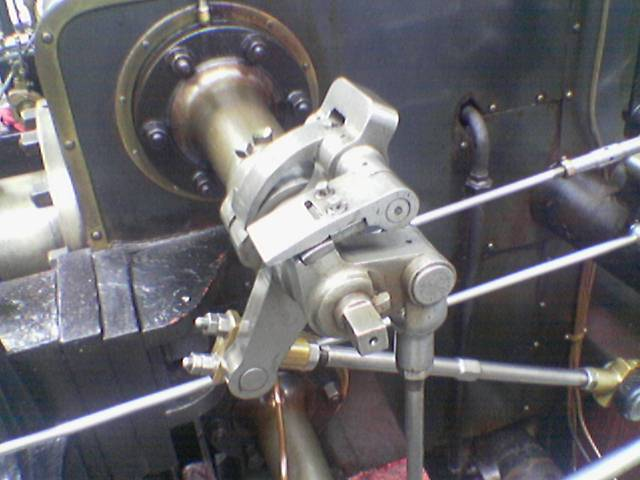
//> input picture 3주차 실습 자료/gear.jpg, 640 x 480 px
$ ./week3_hw1   (built with g++ and OpenCV 4)
//> lines starting //> are read from the running program, lines starting //| are printed output that depends on the picture; after the words box and inside, x2 and y2 are one past the last pixel; in counts of white or black regions, pixels touching at a corner belong together


#include <iostream>
#include<vector>
#include "opencv2/core/core.hpp" // Mat class와 각종 data structure 및 산술 루틴을 포함하는 헤더
#include "opencv2/highgui/highgui.hpp" // GUI와 관련된 요소를 포함하는 헤더(imshow 등)
#include "opencv2/imgproc/imgproc.hpp" // 각종 이미지 처리 함수를 포함하는 헤더
using namespace cv;
using namespace std;
Mat myCopy(Mat srcImg);
int myKernelConv3x3(uchar* arr, int kernel[][3], int x, int y, int width, int height);
int myKernelConv9x9(uchar* arr, int kernel[][9], int x, int y, int width, int height);
Mat myGaussianFilter(Mat srcImg);
Mat myGaussiancolorFilter(Mat srcImg);
Mat mySobelFilter(Mat srcImg);
Mat mySampling(Mat srcImg);
Mat GetHistogram(Mat& src);
void SpreadSalts(Mat img, int num);
vector<Mat> myGaussianPyramid(Mat srcImg);
vector<Mat> myLaplacianPyramid(Mat srcImg);
int main() {
	Mat src_img = imread("C:/Users/shinw/OneDrive/바탕 화면/학교/4-1학기/디지털 영상 처리/digital-image-process/3주차 실습 자료/gear.jpg", 0); // 이미지 읽기
//> src_img: 480 rows x 640 cols, CV_8UC1; min 0, max 255, mean 105.8
	Mat src_img2 = imread("C:/Users/shinw/OneDrive/바탕 화면/학교/4-1학기/디지털 영상 처리/digital-image-process/3주차 실습 자료/gear.jpg", 0); // 이미지 읽기
	Mat src_img_color = imread("C:/Users/shinw/OneDrive/바탕 화면/학교/4-1학기/디지털 영상 처리/digital-image-process/3주차 실습 자료/gear.jpg", 1); // 이미지 읽기
//> src_img_color is the input picture: 480 rows x 640 cols, CV_8UC3; mean B, G, R 108.9, 104.8, 106.3
	Mat g_filter = myGaussianFilter(src_img);
	Mat s_filter = mySobelFilter(src_img);
	SpreadSalts(src_img2, 1000);
	Mat g_filter2 = myGaussianFilter(src_img2);
	Mat dst_img;
	vector<Mat> VecLap = myLaplacianPyramid(src_img_color);
	vector<Mat> VecGau = myGaussianPyramid(src_img_color);
	reverse(VecLap.begin(), VecLap.end());
	reverse(VecGau.begin(), VecGau.end());

	for (int i = 0; i < VecLap.size(); i++) {
		string fname = "ex5_lap_pyr_recover" + to_string(i) + ".png";
		dst_img = VecLap[i];
		//imshow(fname, dst_img);
		//waitKey(0);
		//destroyWindow(fname);
		if (i == 0) {
			dst_img = VecLap[i];
		}
		else {
			resize(dst_img, dst_img, VecLap[i].size());
			vector<Mat> channels_dst;
			split(dst_img, channels_dst);
			vector<Mat> channels_lap;
			split(VecLap[i], channels_lap);
			for (int c = 0; c < dst_img.channels(); c++) {
				channels_dst[c] = channels_dst[c] + channels_lap[c] - 128;
			}
			merge(channels_dst, dst_img);
		}

		//imwrite(fname, dst_img);
		imshow(fname, dst_img);
		waitKey(0);
		destroyWindow(fname);
	}

	for (int i = 0; i < VecGau.size(); i++) {
		string fname = "ex5_gau_pyr" + to_string(i) + ".png";
		//imwrite(fname, dst_img);
		dst_img = VecGau[i];
		imshow(fname, dst_img);
		waitKey(0);
		destroyWindow(fname);
	}

	imshow("salt and pepper", src_img2);
	imshow("g_filter1", g_filter); // 이미지 출력
	imshow("g_filter2", g_filter2); // 이미지 출력
	imshow("histogram0", GetHistogram(src_img));
	imshow("histogram1", GetHistogram(g_filter));
	imshow("histogram2", GetHistogram(g_filter2));
	imshow("s_filter", s_filter); // 이미지 출력
	waitKey(0); // 키 입력 대기(0: 키가 입력될 때 까지 프로그램 멈춤)
	destroyWindow("salt and pepper"); // 이미지 출력창 종료
	destroyWindow("g_filter1"); // 이미지 출력창 종료
	destroyWindow("g_filter2"); // 이미지 출력창 종료
	destroyWindow("histogram"); // 이미지 출력창 종료
	destroyWindow("s_filter"); // 이미지 출력창 종료
	//imwrite("g_filter.png", g_filter); // 이미지 쓰기
	//imwrite("s_filter.png", s_filter); // 이미지 쓰기
	return 0;
}

Mat myCopy(Mat srcImg) {
	int width = srcImg.cols;
	int height = srcImg.rows;
	Mat dstImg(srcImg.size(), CV_8UC1);
	uchar* srcData = srcImg.data;
	uchar* dstData = dstImg.data;

	for (int y = 0; y < height; y++) {
		for (int x = 0; x < width; x++) {
			dstData[y * width + x] = srcData[y * width + x];
		}
	}
	return dstImg;
}

int myKernelConv3x3(uchar* arr, int kernel[][3], int x, int y, int width, int height) {
	int sum = 0;
	int sumKernel = 0;
	for (int j = -1; j <= 1; j++) {
		for (int i = -1; i <= 1; i++) {
			if ((y + j) >= 0 && (y + j) < height && (x + i) >= 0 && (x + i) < width) {
				sum += arr[(y + j) * width + (x + i)] * kernel[i + 1][j + 1];
				sumKernel += kernel[i + 1][j + 1];
			}
		}
	}
	if (sumKernel != 0) { return sum / sumKernel; }//합 1로 정규화
	else { return sum; }
}

int myKernelConv9x9(uchar* arr, int kernel[][9], int x, int y, int width, int height) {
	int sum = 0;
	int sumKernel = 0;
	for (int j = -4; j <= 4; j++) {
		for (int i = -4; i <= 4; i++) {
			if ((y + j) >= 0 && (y + j) < height && (x + i) >= 0 && (x + i) < width) {
				sum += arr[(y + j) * width + (x + i)] * kernel[i + 4][j + 4];
				sumKernel += kernel[i + 4][j + 4];
			}
		}
	}
	if (sumKernel != 0) { return sum / sumKernel; }//합 1로 정규화
	else { return sum; }
}
#define USE_OPENCV false
Mat myGaussianFilter(Mat srcImg) {
#if USE_OPENCV
	Mat dstImg(srcImg.size(), CV_8UC1);
	cv::GaussianBlurs(srcImg, dstImg, Size(3, 3), 0);

#else
	int width = srcImg.cols;
//> width = 640
	int height = srcImg.rows;
//> height = 480
	int kernel[9][9] = { 0, 0, 0, 0, 1, 0, 0, 0, 0,
						 0, 0, 2, 11, 18, 11, 2, 0, 0,
						 0, 2, 29, 131, 215, 131, 29, 2, 0,
						 0, 11, 131, 585, 965, 585, 131, 11, 0,
						 1, 18, 215, 965, 1592, 965, 215, 18, 1,
						 0, 11, 131, 585, 965, 585, 131, 11, 0,
						 0, 2, 29, 131, 215, 131, 29, 2, 0,
						 0, 0, 2, 11, 18, 11, 2, 0, 0,
						 0, 0, 0, 0, 1, 0, 0, 0, 0 };
	Mat dstImg(srcImg.size(), CV_8UC1);
	uchar* srcData = srcImg.data;
	uchar* dstData = dstImg.data;

	for (int y = 0; y < height; y++) {
		for (int x = 0; x < width; x++) {
			dstData[y * width + x] = myKernelConv9x9(srcData, kernel, x, y, width, height);
		}
	}

	return dstImg;
#endif
}

Mat myGaussiancolorFilter(Mat srcImg) {
	int width = srcImg.cols;
	int height = srcImg.rows;
	int kernel[9][9] = { 0, 0, 0, 0, 1, 0, 0, 0, 0,
						 0, 0, 2, 11, 18, 11, 2, 0, 0,
						 0, 2, 29, 131, 215, 131, 29, 2, 0,
						 0, 11, 131, 585, 965, 585, 131, 11, 0,
						 1, 18, 215, 965, 1592, 965, 215, 18, 1,
						 0, 11, 131, 585, 965, 585, 131, 11, 0,
						 0, 2, 29, 131, 215, 131, 29, 2, 0,
						 0, 0, 2, 11, 18, 11, 2, 0, 0,
						 0, 0, 0, 0, 1, 0, 0, 0, 0 };
	Mat dstImg(srcImg.size(), CV_8UC3);
	uchar* srcData = srcImg.data;
	uchar* dstData = dstImg.data;

	for (int y = 0; y < height; y++) {
		for (int x = 0; x < width; x++) {
			if ((x >= 4) && (y >= 4) && (x < width - 4) && (y < height - 4)) {
				for (int c = 0; c < srcImg.channels(); c++) {
					int sum = 0;
					int sumKernel = 0;
					for (int j = -4; j <= 4; j++) {
						for (int i = -4; i <= 4; i++) {
							sum += srcData[((y + j) * width + (x + i)) * srcImg.channels() + c] * kernel[i + 4][j + 4];
							sumKernel += kernel[i + 4][j + 4];
						}
					}
					if (sumKernel != 0) { dstData[(y * width + x) * srcImg.channels() + c] = sum / sumKernel; }//합이1로 정규화
					else { dstData[(y * width + x) * srcImg.channels() + c] = sum; }
				}
			}
			else {
				for (int c = 0; c < srcImg.channels(); c++) {
					dstData[(y * width + x) * srcImg.channels() + c] = srcData[(y * width + x) * srcImg.channels() + c];
				}
			}
		}
	}

	return dstImg;
}

Mat mySobelFilter(Mat srcImg) {
#if USE_OPENCV
	Mat dstImg(srcImg.size(), CV_8UC1);
	Mat soberlX, sobelY;

	sobel(srcImg, sobelX, CV_8UC1, 1, 0);//가로방향 sobel
	sobel(srcImg, sobelX, CV_8UC1, 0, 1);//세로방향 sobel
	dstImg = (abs(sobelX) + abs(sobelY)) / 2;

	return dstImg;
#else
	int kernelX[3][3] = { 0, 1, 2,
						 -1, 0, 1,
						 -2, -1, 0 };
	int kernelY[3][3] = { -2, -1, 0,
						 -1, 0, 1,
						 0, 1, 2 };

	Mat dstImg(srcImg.size(), CV_8UC1);
	uchar* srcData = srcImg.data;
	uchar* dstData = dstImg.data;
	int width = srcImg.cols;
//> width = 640
	int height = srcImg.rows;
//> height = 480

	for (int y = 0; y < height; y++) {
		for (int x = 0; x < width; x++) {
			dstData[y * width + x] = (abs(myKernelConv3x3(srcData, kernelX, x, y, width, height)) +
				abs(myKernelConv3x3(srcData, kernelY, x, y, width, height)) / 2);
		}
	}
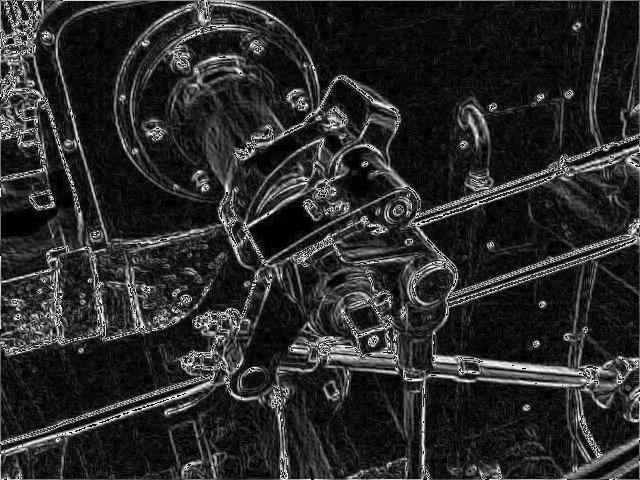
//> dstImg: 480 rows x 640 cols, CV_8UC1; min 0, max 255, mean 42.6
//> after the loop in SpreadSalts, `for (int n = 0; n < num; n++)`:
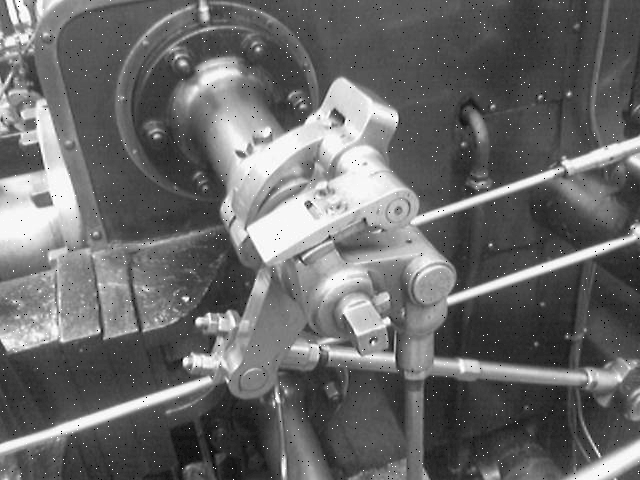
//> img: 480 rows x 640 cols, CV_8UC1; min 0, max 255, mean 106

	return dstImg;
#endif
}

Mat mySampling(Mat srcImg) {
	int width = srcImg.cols / 2;
	int height = srcImg.rows / 2;
	Mat dstImg(height, width, CV_8UC3);
	uchar* srcData = srcImg.data;
	uchar* dstData = dstImg.data;
	for (int y = 0; y < height; y++) {
		for (int x = 0; x < width; x++) {
			dstData[(y * width + x) * 3] = srcData[((y * 2) * (width * 2) + (x * 2)) * 3];
			dstData[(y * width + x) * 3 + 1] = srcData[((y * 2) * (width * 2) + (x * 2)) * 3 + 1];
			dstData[(y * width + x) * 3 + 2] = srcData[((y * 2) * (width * 2) + (x * 2)) * 3 + 2];
		}
	}
	return dstImg;
}

vector<Mat> myGaussianPyramid(Mat srcImg) {
	vector<Mat> Vec;
	Vec.push_back(srcImg);
	for (int i = 0; i < 4; i++) {
#if USE_OPEN_CV
		pyrDown(srcImg, srcImg, Size(srcImg.cols / 2, srcImg.rows / 2));
#else
		srcImg = mySampling(srcImg);
		srcImg = myGaussiancolorFilter(srcImg);
#endif
		Vec.push_back(srcImg);
	}
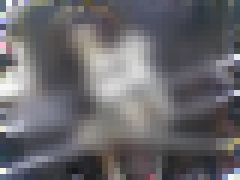
//> srcImg: 30 rows x 40 cols, CV_8UC3 (shown 6 times larger); mean B, G, R 108.2, 104, 105.4
//> the loop in main, `for (int i = 0; i < VecLap.size(); i++)` made 4 passes
//> after the loop in main, `for (int i = 0; i < VecLap.size(); i++)`:
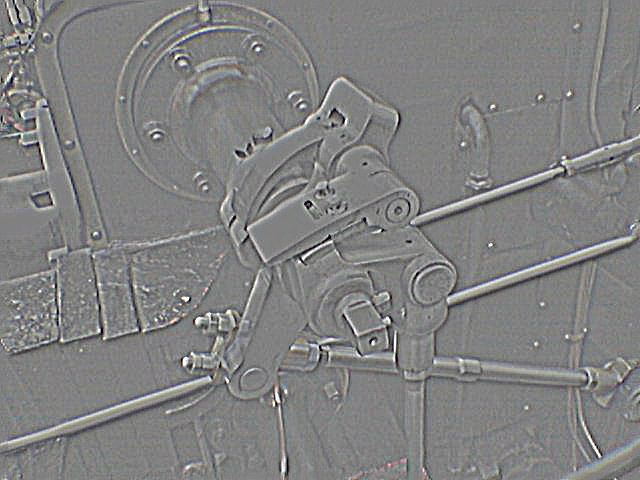
//> dst_img: 480 rows x 640 cols, CV_8UC3; mean B, G, R 128.8, 129, 128.8
//> the loop in main, `for (int i = 0; i < VecGau.size(); i++)` made 5 passes
	return Vec;
}

vector<Mat> myLaplacianPyramid(Mat srcImg) {
	vector<Mat> Vec;

	for (int i = 0; i < 4; i++) {
		if (i != 3) {
			Mat highImg = srcImg;
#if USE_OPENCV
			pyrDown(srcImg, srcImg, Size(srcImg.cols / 2, srcImg.rows / 2));
#else
			srcImg = mySampling(srcImg);
			srcImg = myGaussiancolorFilter(srcImg);
#endif
			Mat lowImg = srcImg;
			resize(lowImg, lowImg, highImg.size());
			Vec.push_back(highImg - lowImg + 128);
		}
		else {
			Vec.push_back(srcImg);
		}
	}
	return Vec;
}

Mat GetHistogram(Mat& src) {
	cout << "get hist" << endl;
	Mat histogram;
	const int* channel_numbers = { 0 };
	float channel_range[] = { 0.0, 255.0 };
	const float* channel_ranges = channel_range;
	int number_bins = 255;

	calcHist(&src, 1, channel_numbers, Mat(), histogram, 1, &number_bins, &channel_ranges);
//> histogram = 255 values, max 9706 at index 66, min 0 at index 1, mean 1204.4
	//plot
	int hist_w = 512;
	int hist_h = 400;
	int bin_w = cvRound((double)hist_w / number_bins);

	Mat histImage(hist_h, hist_w, CV_8UC1, Scalar(0, 0, 0));
	normalize(histogram, histogram, 0, histImage.rows, NORM_MINMAX, -1, Mat());//정규화
//> histogram = 255 values, max 400 at index 66, min 0 at index 1, mean 49.64
	for (int i = 1; i < number_bins; i++) {
		line(histImage, Point(bin_w * (i - 1), hist_h - cvRound(histogram.at<float>(i - 1))),
			Point(bin_w * (i), hist_h - cvRound(histogram.at<float>(i))),
			Scalar(255, 0, 0), 2, 8, 0);

	}
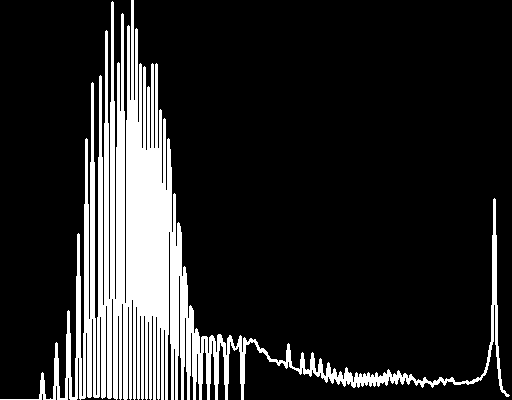
//> histImage: 400 rows x 512 cols, CV_8UC1; 15.9% white; 1 white region, box (x1, y1, x2, y2) and area: (0, 0, 510, 400) 32551
//> in GetHistogram (call 2), `calcHist(&src, 1, channel_numbers, Mat(), histogram, 1, &number_bins, ..`: histogram = 255 values, max 4393 at index 67, min 0 at index 0, mean 1204.7
//> in GetHistogram (call 2), `normalize(histogram, histogram, 0, histImage.rows, NORM_MINMAX, -1, Ma..`: histogram = 255 values, max 400 at index 67, min 0 at index 0, mean 109.7
//> after the loop in GetHistogram (call 2), `for (int i = 1; i < number_bins; i++)`:
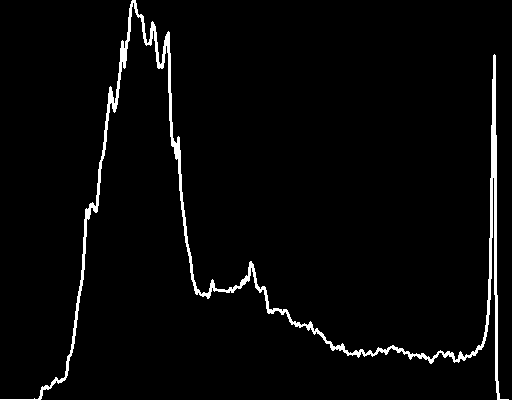
//> histImage: 400 rows x 512 cols, CV_8UC1; 3% white; 1 white region, box (x1, y1, x2, y2) and area: (0, 0, 509, 400) 6105
//> in GetHistogram (call 3), `calcHist(&src, 1, channel_numbers, Mat(), histogram, 1, &number_bins, ..`: histogram = 255 values, max 4364 at index 66, min 0 at index 0, mean 1204.7
//> in GetHistogram (call 3), `normalize(histogram, histogram, 0, histImage.rows, NORM_MINMAX, -1, Ma..`: histogram = 255 values, max 400 at index 66, min 0 at index 0, mean 110.4
//> after the loop in GetHistogram (call 3), `for (int i = 1; i < number_bins; i++)`:
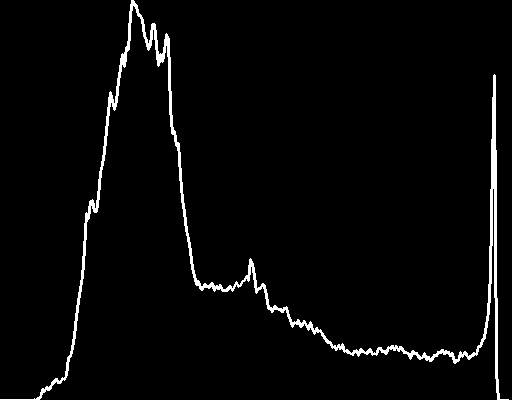
//> histImage: 400 rows x 512 cols, CV_8UC1; 2.9% white; 1 white region, box (x1, y1, x2, y2) and area: (0, 0, 509, 400) 5895
	//imshow("Test window2", histImage); // 이미지 출력
	return histImage;
}

void SpreadSalts(Mat img, int num) {
	for (int n = 0; n < num; n++) {
		int x = rand() % img.cols;
		int y = rand() % img.rows;
		int x_1 = rand() % img.cols;
		int y_1 = rand() % img.rows;
		int x_2 = rand() % img.cols;
		int y_2 = rand() % img.rows;

		if (img.channels() == 1) {
			img.at<uchar>(y, x) = 255;
			img.at<uchar>(y_1, x_1) = 0;
		}
		else {
			img.at<Vec3b>(y, x)[0] = 0; //b
			img.at<Vec3b>(y, x)[1] = 255; //g
			img.at<Vec3b>(y, x)[2] = 0; //r

			img.at<Vec3b>(y_1, x_1)[0] = 255; //b
			img.at<Vec3b>(y_1, x_1)[1] = 0; //g
			img.at<Vec3b>(y_1, x_1)[2] = 0; //r

			img.at<Vec3b>(y_2, x_2)[0] = 0; //b
			img.at<Vec3b>(y_2, x_2)[1] = 0; //g
			img.at<Vec3b>(y_2, x_2)[2] = 255; //r
		}
	}
}
